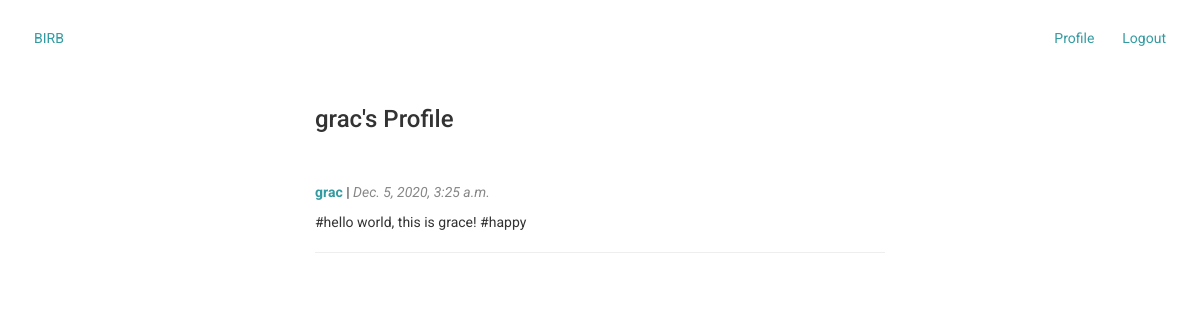
/user/grac/, run on the app's committed database.
### main/models.py (models this page shows, shortened)
class Chirp(models.Model):
    body = models.TextField(max_length=300)
    author = models.ForeignKey(User, on_delete=models.DO_NOTHING, null=True)
    created_at = models.DateTimeField()
    hashtags = models.ManyToManyField(Hashtag)
    likes = models.ManyToManyField(User, related_name='likes')

### main/views.py (the view)
# urls.py: path('user/<str:username>/', views.user_view, name='user_view'),
def user_view(request, username):
    user = User.objects.get(username=username)
    chirps = Chirp.objects.filter(author=user).order_by('-created_at')
    return render(request, 'user.html', {'user': user, 'chirps': chirps})

### main/templates/user.html (shortened to what this page needs)
{% extends 'base.html' %}
{% load static %}
{% block styles %}
    <link rel="stylesheet" href="{% static 'css/chirp_list.css' %}">
{% endblock %}
{% block content %}
    <h3>{{ user.username }}'s Profile</h3>
    <br>
    {% for chirp in chirps %}
        <div class="chirp-card">
            <p><span class="chirp-username"><b>
                <a href="{% url 'user_view' username=chirp.author.username %}">{{ chirp.author.username }}</a>
            </b></span> |
                <span class="chirp-created-at"><i>{{ chirp.created_at }}</i></span></p>
            <p>{{ chirp.body }}</p>
            <hr/>
        </div>
    {% endfor %}
{% endblock %}

### main/static/css/base.css (style rules this page uses)
* { font-family: 'Roboto', sans-serif; }
body { align-items: center; }
a { text-decoration: none; }

### main/static/css/chirp_list.css (style rules this page uses)
.chirp-card { margin: 20px auto; }
.chirp-username a { color: #329ba1; }
.chirp-username { color: #329ba1; }
.chirp-created-at { color: #878787; }

### data on the page
Chirp: author.username "grac", created_at "Dec. 5, 2020, 3:25 a.m.", body "#hello world, this is grace! #happy"

### other printed values
{{ user.username }} "grac"
